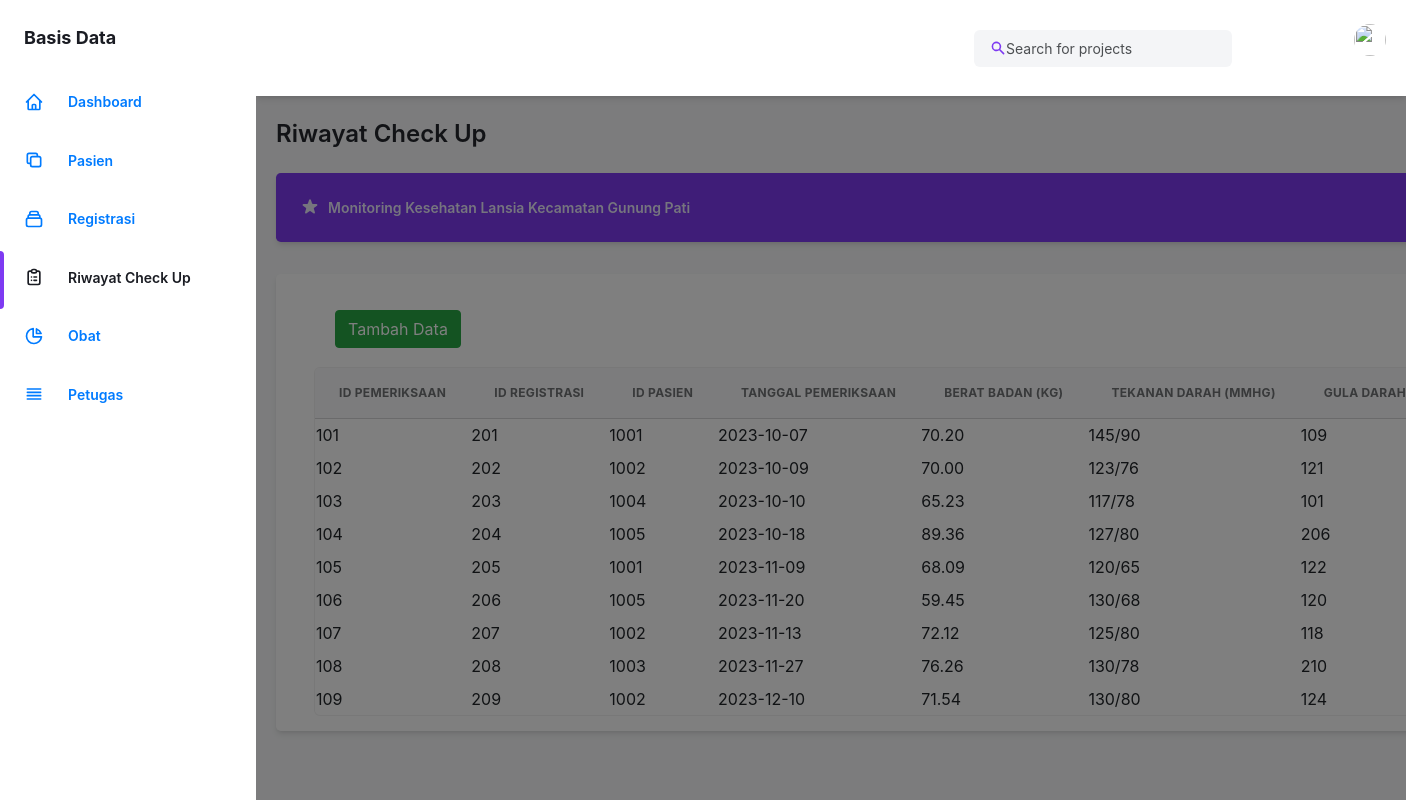
/riwayat.php, run on the app's committed database.
### tables this page shows
CREATE TABLE `riwayat_checkup` (
  `id_pemeriksaan` int(11) NOT NULL,
  `id_registrasi` int(7) DEFAULT NULL,
  `id_pasien` int(11) NOT NULL,
  `tgl_pemeriksaan` date NOT NULL,
  `tekanan_darah` varchar(20) DEFAULT NULL,
  `gula_darah` varchar(20) DEFAULT NULL,
  `berat_badan` decimal(5,2) DEFAULT NULL,
  `riwayat_penyakit` char(100) NOT NULL,
  `catatan` text DEFAULT NULL
);

CREATE TABLE `pasien` (
  `id_pasien` int(6) NOT NULL,
  `nama` varchar(255) NOT NULL,
  `tgl_lahir` date NOT NULL,
  `jenis_kelamin` char(10) NOT NULL,
  `no_telp` varchar(12) NOT NULL,
  `desa` varchar(50) NOT NULL,
  `RT` varchar(50) NOT NULL,
  `RW` varchar(50) NOT NULL
);

### public/riwayat.php (the view, shortened to what this page needs)
<!DOCTYPE html>
<html :class="{ 'theme-dark': dark }" x-data="data()" lang="en">
  <head>
    <link rel="stylesheet" href="./assets/css/tailwind.output.css" />
  </head>
  <body>
    <div
      class="flex h-screen bg-gray-50 dark:bg-gray-900"
      :class="{ 'overflow-hidden': isSideMenuOpen}"
    >
      <aside
        class="z-20 hidden w-64 overflow-y-auto bg-white dark:bg-gray-800 md:block flex-shrink-0"
      >
        <div class="py-4 text-gray-500 dark:text-gray-400">
          <a
            class="ml-6 text-lg font-bold text-gray-800 dark:text-gray-200"
            href="#"
          >
            Basis Data
          </a>
          <ul class="mt-6">
            <li class="relative px-6 py-3">
              <a
                class="inline-flex items-center w-full text-sm font-semibold transition-colors duration-150 hover:text-gray-800 dark:hover:text-gray-200"
                href="indexcheck.php"
              >
                <svg
                  class="w-5 h-5"
                  aria-hidden="true"
                  fill="none"
                  stroke-linecap="round"
                  stroke-linejoin="round"
                  stroke-width="2"
                  viewBox="0 0 24 24"
                  stroke="currentColor"
                >
                  <path
                    d="M3 12l2-2m0 0l7-7 7 7M5 10v10a1 1 0 001 1h3m10-11l2 2m-2-2v10a1 1 0 01-1 1h-3m-6 0a1 1 0 001-1v-4a1 1 0 011-1h2a1 1 0 011 1v4a1 1 0 001 1m-6 0h6"
                  ></path>
                </svg>
                <span class="ml-4">Dashboard</span>
              </a>
            </li>
            <li class="relative px-6 py-3">
              <a
                class="inline-flex items-center w-full text-sm font-semibold transition-colors duration-150 hover:text-gray-800 dark:hover:text-gray-200"
                href="index.php"
              >
              <svg
                  class="w-5 h-5"
                  aria-hidden="true"
                  fill="none"
                  stroke-linecap="round"
                  stroke-linejoin="round"
                  stroke-width="2"
                  viewBox="0 0 24 24"
                  stroke="currentColor"
                >
                  <path
                    d="M8 16H6a2 2 0 01-2-2V6a2 2 0 012-2h8a2 2 0 012 2v2m-6 12h8a2 2 0 002-2v-8a2 2 0 00-2-2h-8a2 2 0 00-2 2v8a2 2 0 002 2z"
                  ></path>
                </svg>
                <span class="ml-4">Pasien</span>
              </a>
            </li>
          <ul>
          <li class="relative px-6 py-3">
              <a
                class="inline-flex items-center w-full text-sm font-semibold transition-colors duration-150 hover:text-gray-800 dark:hover:text-gray-200"
                href="regist.php"
              >
                <span class="ml-4">Registrasi</span>
              </a>
            </li>
            <li class="relative px-6 py-3">
              <span
                class="absolute inset-y-0 left-0 w-1 bg-purple-600 rounded-tr-lg rounded-br-lg"
                aria-hidden="true"
              ></span>
              <a
                class="inline-flex items-center w-full text-sm font-semibold text-gray-800 transition-colors duration-150 hover:text-gray-800 dark:hover:text-gray-200 dark:text-gray-100"
                href="riwayat.php"
              >
                <span class="ml-4">Riwayat Check Up</span>
              </a>
            </li>
            <li class="relative px-6 py-3">
              <a
                class="inline-flex items-center w-full text-sm font-semibold transition-colors duration-150 hover:text-gray-800 dark:hover:text-gray-200"
                href="obat.php"
              >
                <svg
                  class="w-5 h-5"
                  aria-hidden="true"
                  fill="none"
                  stroke-linecap="round"
                  stroke-linejoin="round"
                  stroke-width="2"
                  viewBox="0 0 24 24"
                  stroke="currentColor"
                >
                  <path
                    d="M11 3.055A9.001 9.001 0 1020.945 13H11V3.055z"
                  ></path>
                  <path d="M20.488 9H15V3.512A9.025 9.025 0 0120.488 9z"></path>
                </svg>
                <span class="ml-4">Obat</span>
              </a>
            </li>
            <li class="relative px-6 py-3">
              <a
                class="inline-flex items-center w-full text-sm font-semibold transition-colors duration-150 hover:text-gray-800 dark:hover:text-gray-200"
                href="petugas.php"
              >
                <svg
                  class="w-5 h-5"
                  aria-hidden="true"
                  fill="none"
                  stroke-linecap="round"
                  stroke-linejoin="round"
                  stroke-width="2"
                  viewBox="0 0 24 24"
                  stroke="currentColor"
                >
                  <path d="M4 6h16M4 10h16M4 14h16M4 18h16"></path>
                </svg>
                <span class="ml-4">Petugas</span>
              </a>
            </li>
            <li class="relative px-6 py-3">
      </aside>
      <div
        x-show="isSideMenuOpen"
        x-transition:enter="transition ease-in-out duration-150"
        x-transition:enter-start="opacity-0"
        x-transition:enter-end="opacity-100"
        x-transition:leave="transition ease-in-out duration-150"
        x-transition:leave-start="opacity-100"
        x-transition:leave-end="opacity-0"
        class="fixed inset-0 z-10 flex items-end bg-black bg-opacity-50 sm:items-center sm:justify-center"
      ></div>
      <div class="flex flex-col flex-1">
        <header class="z-10 py-4 bg-white shadow-md dark:bg-gray-800">
          <div
            class="container flex items-center justify-between h-full px-6 mx-auto text-purple-600 dark:text-purple-300"
          >
            <form action="redirect.php" method="GET" >
    <div class="relative">
        <input
            class="w-full pl-8 pr-2 text-sm text-gray-700 placeholder-gray-600 bg-gray-100 border-0 rounded-md dark:placeholder-gray-500 dark:focus:shadow-outline-gray dark:focus:placeholder-gray-600 dark:bg-gray-700 dark:text-gray-200 focus:placeholder-gray-500 focus:bg-white focus:border-purple-300 focus:outline-none focus:shadow-outline-purple form-input"
            type="text"
            name="search"
            placeholder="Search for projects"
            aria-label="Search"
        />
        <button type="submit" class="absolute inset-y-0 left-0 pl-3 flex items-center focus:outline-none">
           <svg
                    class="w-4 h-4"
                    aria-hidden="true"
                    fill="currentColor"
                    viewBox="0 0 20 20"
                  >
                    <path
                      fill-rule="evenodd"
                      d="M8 4a4 4 0 100 8 4 4 0 000-8zM2 8a6 6 0 1110.89 3.476l4.817 4.817a1 1 0 01-1.414 1.414l-4.816-4.816A6 6 0 012 8z"
                      clip-rule="evenodd"
                    ></path>
                  </svg>
        </button>
    </div>
</form>
            <ul class="flex items-center flex-shrink-0 space-x-6">
              <li class="relative">
                <button
                  class="align-middle rounded-full focus:shadow-outline-purple focus:outline-none"
                  @click="toggleProfileMenu"
                  @keydown.escape="closeProfileMenu"
                  aria-label="Account"
                  aria-haspopup="true"
                >
                  <img
                    class="object-cover w-8 h-8 rounded-full"
                    src="https://images.unsplash.com/photo-1502378735452-bc7d86632805?ixlib=rb-0.3.5&q=80&fm=jpg&crop=entropy&cs=tinysrgb&w=200&fit=max&s=aa3a807e1bbdfd4364d1f449eaa96d82"
                    alt=""
                    aria-hidden="true"
                  />
                </button>
              </li>
            </ul>
          </div>
        </header>
        <main class="h-full pb-16 overflow-y-auto">
          <div class="container px-6 mx-auto grid">
            <h2
              class="my-6 text-2xl font-semibold text-gray-700 dark:text-gray-200"
            >
            Riwayat Check Up
            </h2>
            <a
              class="flex items-center justify-between p-4 mb-8 text-sm font-semibold text-purple-100 bg-purple-600 rounded-lg shadow-md focus:outline-none focus:shadow-outline-purple"
              href=""
            >
              <div class="flex items-center">
                <span>Monitoring Kesehatan Lansia Kecamatan Gunung Pati</span>
              </div>
            </a>
            <div
              class="px-4 py-3 mb-8 bg-white rounded-lg shadow-md dark:bg-gray-800"
            >
 <link rel="stylesheet" href="https://cdn.jsdelivr.net/npm/bootstrap@4.6.2/dist/css/bootstrap.min.css">
</head>
<body>
<div class="container">
          <button type="button" class="btn btn-success float-left" style="margin:20px"
        onclick="location.href='createriwayat.php'">Tambah Data</button>
<tr>
                  <div class="w-full overflow-hidden rounded-lg shadow-xs">
              <div class="w-full overflow-x-auto">
                <table class="w-full whitespace-no-wrap">
                  <thead>
                    <tr
                      class="text-xs font-semibold tracking-wide text-left text-gray-500 uppercase border-b dark:border-gray-700 bg-gray-50 dark:text-gray-400 dark:bg-gray-800"
                    >
                      <th class="px-4 py-3">ID Pemeriksaan</th>
                      <th class="px-4 py-3">ID Registrasi</th>
                      <th class="px-4 py-3">ID Pasien</th>
                      <th class="px-4 py-3">Tanggal Pemeriksaan</th>
                      <th class="px-4 py-3">Berat Badan (KG)</th>
                      <th class="px-4 py-3">Tekanan darah (mmHg)</th>
                      <th class="px-4 py-3">Gula Darah (mg/dL)</th>
                    </tr>
                  </thead>
                  <?php
    require 'koneksi.php';
    $hasil = mysqli_query($conn, "SELECT p.*, ps.id_pasien FROM riwayat_checkup p
    JOIN pasien ps ON p.id_pasien = ps.id_pasien
    ORDER BY p.id_pemeriksaan");
?>
<tr>
<?php
    while($data = mysqli_fetch_array($hasil)) {
        echo "<tr>";
        echo "<td>".$data['id_pemeriksaan']."</td>";
        echo "<td>".$data['id_registrasi']."</td>";
        echo "<td>".$data['id_pasien']."</td>";
        echo "<td>".$data['tgl_pemeriksaan']."</td>";
        echo "<td>".$data['berat_badan']."</td>";
        echo "<td>".$data['tekanan_darah']."</td>";
        echo "<td>".$data['gula_darah']."</td>";
                echo "</tr>";
            }
             ?>
</table>
</div>
</body>
</html>

### data on the page
riwayat_checkup: id_pemeriksaan "101", id_registrasi "201", id_pasien.id_pasien "1001", tgl_pemeriksaan "2023-10-07", berat_badan "70.20", tekanan_darah "145/90", gula_darah "109"
riwayat_checkup: id_pemeriksaan "102", id_registrasi "202", id_pasien.id_pasien "1002", tgl_pemeriksaan "2023-10-09", berat_badan "70.00", tekanan_darah "123/76", gula_darah "121"
riwayat_checkup: id_pemeriksaan "103", id_registrasi "203", id_pasien.id_pasien "1004", tgl_pemeriksaan "2023-10-10", berat_badan "65.23", tekanan_darah "117/78", gula_darah "101"
riwayat_checkup: id_pemeriksaan "104", id_registrasi "204", id_pasien.id_pasien "1005", tgl_pemeriksaan "2023-10-18", berat_badan "89.36", tekanan_darah "127/80", gula_darah "206"
riwayat_checkup: id_pemeriksaan "105", id_registrasi "205", id_pasien.id_pasien "1001", tgl_pemeriksaan "2023-11-09", berat_badan "68.09", tekanan_darah "120/65", gula_darah "122"
riwayat_checkup: id_pemeriksaan "106", id_registrasi "206", id_pasien.id_pasien "1005", tgl_pemeriksaan "2023-11-20", berat_badan "59.45", tekanan_darah "130/68", gula_darah "120"
riwayat_checkup: id_pemeriksaan "107", id_registrasi "207", id_pasien.id_pasien "1002", tgl_pemeriksaan "2023-11-13", berat_badan "72.12", tekanan_darah "125/80", gula_darah "118"
riwayat_checkup: id_pemeriksaan "108", id_registrasi "208", id_pasien.id_pasien "1003", tgl_pemeriksaan "2023-11-27", berat_badan "76.26", tekanan_darah "130/78", gula_darah "210"
riwayat_checkup: id_pemeriksaan "109", id_registrasi "209", id_pasien.id_pasien "1002", tgl_pemeriksaan "2023-12-10", berat_badan "71.54", tekanan_darah "130/80", gula_darah "124"
